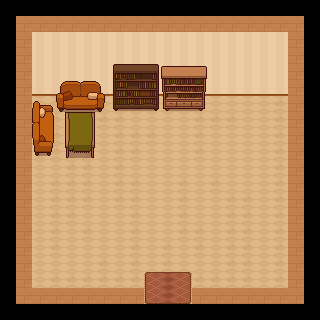

Rendered tile map (Tiled .tmx) drawn with the repository's tilesets; below, a short description and the full map source, tile grids included:
An orthogonal 20x20 tile map with 16x16 px tiles, 3 tile layers (Tile Layer 1, Tile Layer 2, Tile Layer 3), 1 hidden layer not drawn, 4 tilesets.

<map version="1.10" tiledversion="1.11.2" orientation="orthogonal" renderorder="right-down" width="20" height="20" tilewidth="16" tileheight="16" infinite="0" nextlayerid="5" nextobjectid="1">
 <tileset firstgid="1" source="Cozy Interior 2.tsx" />
 <tileset firstgid="163" source="tileset.tsx" />
 <tileset firstgid="1463" source="Cozy Interior 5.tsx" />
 <tileset firstgid="1697" source="Cozy Interior 4.tsx" />
 <layer id="1" name="Tile Layer 1" width="20" height="20">
  <data encoding="csv">
0,0,0,0,0,0,0,0,0,0,0,0,0,0,0,0,0,0,0,0,
0,119,119,119,119,119,119,119,119,119,119,119,119,119,119,119,119,119,119,0,
0,119,47,65,47,47,47,47,47,47,47,47,47,47,47,47,47,47,119,0,
0,119,65,65,47,47,65,65,65,65,65,66,47,47,47,47,47,47,119,0,
0,119,65,65,65,65,65,65,65,65,65,65,65,65,65,65,65,66,119,0,
0,119,83,83,83,83,83,83,83,83,83,83,83,83,83,83,83,84,119,0,
0,119,115,115,115,115,115,115,115,115,116,115,115,115,115,115,115,116,119,0,
0,119,115,116,115,115,116,116,115,115,115,115,116,116,116,115,115,116,119,0,
0,119,115,116,116,116,115,116,116,116,115,115,116,115,115,115,115,116,119,0,
0,119,115,116,116,116,115,116,116,115,115,115,116,115,115,115,115,116,119,0,
0,119,115,115,116,116,115,116,115,115,115,115,115,115,115,115,115,116,119,0,
0,119,115,116,116,116,115,116,116,115,115,116,115,116,115,115,115,116,119,0,
0,119,115,116,116,116,115,116,116,115,115,116,115,115,116,116,115,116,119,0,
0,119,115,116,116,115,115,115,116,115,115,116,115,115,116,116,115,116,119,0,
0,119,115,116,115,116,115,115,116,115,115,116,116,115,116,116,115,116,119,0,
0,119,115,116,115,115,115,115,116,115,116,115,116,115,116,116,115,116,119,0,
0,119,115,115,115,115,116,115,116,115,116,115,115,115,116,116,115,116,119,0,
0,119,115,116,116,116,116,116,116,116,115,116,116,116,116,116,115,116,119,0,
0,119,119,119,119,119,119,119,119,115,116,116,119,119,119,119,119,119,119,0,
0,0,0,0,0,0,0,0,0,0,0,0,0,0,0,0,0,0,0,0
  </data>
 </layer>
 <layer id="2" name="Tile Layer 2" width="20" height="20">
  <data encoding="csv">
0,0,0,0,0,0,0,0,0,0,0,0,0,0,0,0,0,0,0,0,
0,0,0,0,0,0,0,0,0,0,0,0,0,0,0,0,0,0,0,0,
0,0,0,0,0,0,0,0,0,0,0,0,0,0,0,0,0,0,0,0,
0,0,0,0,0,0,0,0,0,0,0,0,0,0,0,0,0,0,0,0,
0,0,0,0,0,0,0,0,0,0,0,0,0,0,0,0,0,0,0,0,
0,0,0,1598,1599,1600,1601,0,0,0,0,0,0,0,0,0,0,0,0,0,
0,0,0,1611,1612,1613,1614,0,0,0,0,0,0,0,0,0,0,0,0,0,
0,0,0,0,0,0,0,0,0,0,0,0,0,0,0,0,0,0,0,0,
0,0,0,0,0,0,0,0,0,0,0,0,0,0,0,0,0,0,0,0,
0,0,0,0,0,0,0,0,0,0,0,0,0,0,0,0,0,0,0,0,
0,0,0,0,0,0,0,0,0,0,0,0,0,0,0,0,0,0,0,0,
0,0,0,0,0,0,0,0,0,0,0,0,0,0,0,0,0,0,0,0,
0,0,0,0,0,0,0,0,0,0,0,0,0,0,0,0,0,0,0,0,
0,0,0,0,0,0,0,0,0,0,0,0,0,0,0,0,0,0,0,0,
0,0,0,0,0,0,0,0,0,0,0,0,0,0,0,0,0,0,0,0,
0,0,0,0,0,0,0,0,0,0,0,0,0,0,0,0,0,0,0,0,
0,0,0,0,0,0,0,0,0,0,0,0,0,0,0,0,0,0,0,0,
0,0,0,0,0,0,0,0,0,0,0,0,0,0,0,0,0,0,0,0,
0,0,0,0,0,0,0,0,0,0,0,0,0,0,0,0,0,0,0,0,
0,0,0,0,0,0,0,0,0,0,0,0,0,0,0,0,0,0,0,0
  </data>
 </layer>
 <layer id="3" name="Tile Layer 3" width="20" height="20">
  <data encoding="csv">
0,0,0,0,0,0,0,0,0,0,0,0,0,0,0,0,0,0,0,0,
0,0,0,0,0,0,0,0,0,0,0,0,0,0,0,0,0,0,0,0,
0,0,0,0,0,0,0,0,0,0,0,0,0,0,0,0,0,0,0,0,
0,0,0,0,0,0,0,0,0,0,0,0,0,0,0,0,0,0,0,0,
0,0,0,0,0,0,0,1751,1752,1753,1755,1756,1757,0,0,0,0,0,0,0,
0,0,0,0,0,0,0,1764,1765,1766,1768,1769,1770,0,0,0,0,0,0,0,
0,0,1619,1620,0,0,0,1777,1778,1779,1781,1782,1783,0,0,0,0,0,0,0,
0,0,1632,1633,1749,1750,0,0,0,0,0,0,0,0,0,0,0,0,0,0,
0,0,1645,1646,1762,1763,0,0,0,0,0,0,0,0,0,0,0,0,0,0,
0,0,1658,1659,1775,1776,0,0,0,0,0,0,0,0,0,0,0,0,0,0,
0,0,0,0,0,0,0,0,0,0,0,0,0,0,0,0,0,0,0,0,
0,0,0,0,0,0,0,0,0,0,0,0,0,0,0,0,0,0,0,0,
0,0,0,0,0,0,0,0,0,0,0,0,0,0,0,0,0,0,0,0,
0,0,0,0,0,0,0,0,0,0,0,0,0,0,0,0,0,0,0,0,
0,0,0,0,0,0,0,0,0,0,0,0,0,0,0,0,0,0,0,0,
0,0,0,0,0,0,0,0,0,0,0,0,0,0,0,0,0,0,0,0,
0,0,0,0,0,0,0,0,0,0,0,0,0,0,0,0,0,0,0,0,
0,0,0,0,0,0,0,0,0,1499,1500,1501,0,0,0,0,0,0,0,0,
0,0,0,0,0,0,0,0,0,1512,1513,1514,0,0,0,0,0,0,0,0,
0,0,0,0,0,0,0,0,0,0,0,0,0,0,0,0,0,0,0,0
  </data>
 </layer>
 <layer id="4" name="Border" width="20" height="20" visible="0">
  <data encoding="csv">
163,163,163,163,163,163,163,163,163,163,163,163,163,163,163,163,163,163,163,163,
163,163,163,163,163,163,163,163,163,163,163,163,163,163,163,163,163,163,163,163,
163,163,0,0,0,0,0,0,0,0,0,0,0,0,0,0,0,0,163,163,
163,163,0,0,0,0,0,0,0,0,0,0,0,0,0,0,0,0,163,163,
163,163,0,0,0,0,0,0,0,0,0,0,0,0,0,0,0,0,163,163,
163,163,163,163,163,163,163,163,163,163,163,163,163,163,163,163,163,163,163,163,
163,163,163,163,163,163,163,163,163,163,163,163,0,0,0,0,0,0,163,163,
163,163,163,163,163,163,0,0,0,0,0,0,0,0,0,0,0,0,163,163,
163,163,163,163,163,163,0,0,0,0,0,0,0,0,0,0,0,0,163,163,
163,163,163,163,163,163,0,0,0,0,0,0,0,0,0,0,0,0,163,163,
163,163,0,0,0,0,0,0,0,0,0,0,0,0,0,0,0,0,163,163,
163,163,0,0,0,0,0,0,0,0,0,0,0,0,0,0,0,0,163,163,
163,163,0,0,0,0,0,0,0,0,0,0,0,0,0,0,0,0,163,163,
163,163,0,0,0,0,0,0,0,0,0,0,0,0,0,0,0,0,163,163,
163,163,0,0,0,0,0,0,0,0,0,0,0,0,0,0,0,0,163,163,
163,163,0,0,0,0,0,0,0,0,0,0,0,0,0,0,0,0,163,163,
163,163,0,0,0,0,0,0,0,0,0,0,0,0,0,0,0,0,163,163,
163,163,0,0,0,0,0,0,0,0,0,0,0,0,0,0,0,0,163,163,
163,163,163,163,163,163,163,163,163,0,0,0,163,163,163,163,163,163,163,163,
163,163,163,163,163,163,163,163,163,0,0,0,163,163,163,163,163,163,163,163
  </data>
 </layer>
</map>
